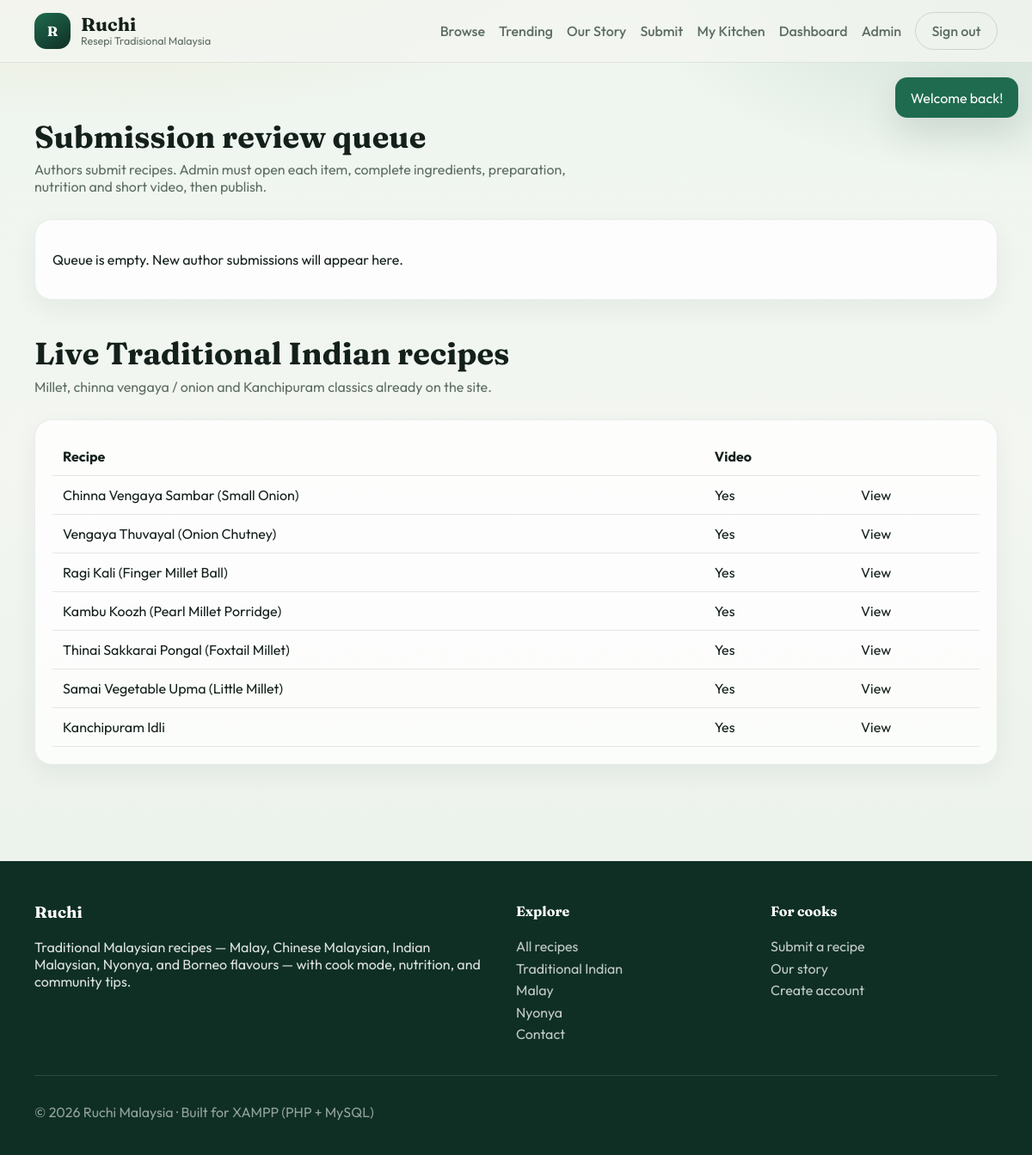
The app's page /receipe/admin/review.php (signed in) with its own data.
### tables this page shows
CREATE TABLE `recipes` (
  `id` int(10) UNSIGNED NOT NULL,
  `title` varchar(200) NOT NULL,
  `slug` varchar(220) NOT NULL,
  `description` text NOT NULL,
  `author_id` int(10) UNSIGNED NOT NULL,
  `cuisine_id` int(10) UNSIGNED NOT NULL,
  `food_type` enum('VEG','NON_VEG','VEGAN','EGGETARIAN') NOT NULL DEFAULT 'VEG',
  `meal_type` enum('BREAKFAST','LUNCH','DINNER','SNACK','DESSERT','BEVERAGE') NOT NULL DEFAULT 'DINNER',
  `difficulty` enum('EASY','MEDIUM','HARD') NOT NULL DEFAULT 'EASY',
  `prep_time_mins` int(10) UNSIGNED NOT NULL DEFAULT 15,
  `cook_time_mins` int(10) UNSIGNED NOT NULL DEFAULT 30,
  `servings` int(10) UNSIGNED NOT NULL DEFAULT 4,
  `hero_image_url` varchar(500) NOT NULL,
  `video_clip_url` varchar(500) DEFAULT NULL,
  `status` enum('DRAFT','SUBMITTED','PUBLISHED','REJECTED') NOT NULL DEFAULT 'DRAFT',
  `view_count` int(10) UNSIGNED NOT NULL DEFAULT 0,
  `cooked_count` int(10) UNSIGNED NOT NULL DEFAULT 0,
  `created_at` timestamp NOT NULL DEFAULT current_timestamp(),
  `published_at` datetime DEFAULT NULL
);

### receipe/includes/functions.php (called while the page is built, shortened)
<?php
function e(?string $value): string
{
    return htmlspecialchars((string) $value, ENT_QUOTES, 'UTF-8');
}
function url(string $path = ''): string
{
    return rtrim(APP_URL, '/') . '/' . ltrim($path, '/');
}
function get_flash(): ?array
{
    $flash = $_SESSION['flash'];
    return $flash;
}
    ?>

### receipe/config/database.php (called while the page is built, shortened)
<?php
function db(): PDO
{
    static $pdo = null;
    if ($pdo instanceof PDO) {
        return $pdo;
    }
    $dsn = 'mysql:host=' . DB_HOST . ';dbname=' . DB_NAME . ';charset=' . DB_CHARSET;
    try {
        $pdo = new PDO($dsn, DB_USER, DB_PASS, [
            PDO::ATTR_ERRMODE            => PDO::ERRMODE_EXCEPTION,
            PDO::ATTR_DEFAULT_FETCH_MODE => PDO::FETCH_ASSOC,
            PDO::ATTR_EMULATE_PREPARES   => false,
        ]);
    } catch (PDOException $e) {
        http_response_code(500);
        echo '<!DOCTYPE html><html><head><title>Database Error</title></head><body style="font-family:system-ui;padding:2rem;">';
        echo '<h1>Database connection failed</h1>';
        echo '<p>Import <code>database/schema.sql</code> then <code>database/seed.sql</code> in phpMyAdmin.</p>';
        echo '<p><small>' . htmlspecialchars($e->getMessage()) . '</small></p>';
        echo '</body></html>';
        exit;
    }
    return $pdo;
}

### receipe/includes/auth.php (called while the page is built, shortened)
<?php
function current_user(): ?array
{
    static $user = null;
    if ($user !== null) {
        return $user;
    }
    $stmt = db()->prepare('SELECT id, role, name, email, avatar_url, is_verified_author FROM users WHERE id = ?');
    $stmt->execute([(int) $_SESSION['user_id']]);
    $user = $stmt->fetch() ?: null;
    return $user;
}
function is_logged_in(): bool
{
    return current_user() !== null;
}
function require_login(): void
{
    if (!is_logged_in()) {
        flash('error', 'Please sign in to continue.');
        redirect('login.php');
    }
}
function require_role(array $roles): void
{
    require_login();
    $user = current_user();
}

### receipe/admin/review.php (the view, shortened to what this page needs)
<?php
require_role(['ADMIN', 'MODERATOR']);
$queue = db()->query(
    'SELECT r.*, u.name AS author_name, c.name AS cuisine_name,
            (SELECT COUNT(*) FROM ingredients i WHERE i.recipe_id = r.id) AS ing_count,
            (SELECT COUNT(*) FROM recipe_steps s WHERE s.recipe_id = r.id) AS step_count,
            (SELECT COUNT(*) FROM nutrition_info n WHERE n.recipe_id = r.id) AS has_nutrition
     FROM recipes r
     JOIN users u ON u.id = r.author_id
     JOIN cuisines c ON c.id = r.cuisine_id
     WHERE r.status = \'SUBMITTED\'
     ORDER BY r.created_at ASC'
)->fetchAll();
$publishedIndian = db()->query(
    'SELECT r.title, r.slug, r.video_clip_url, c.name AS cuisine_name
     FROM recipes r
     JOIN cuisines c ON c.id = r.cuisine_id
     WHERE r.status = \'PUBLISHED\' AND c.slug = \'traditional-indian\'
     ORDER BY r.published_at DESC
     LIMIT 8'
)->fetchAll();
require dirname(__DIR__) . '/includes/header.php';
?>
<section class="section">
    <div class="container">
        <div class="section__head">
            <h2>Submission review queue</h2>
            <p>Authors submit recipes. Admin must open each item, complete ingredients, preparation, nutrition and short video, then publish.</p>
        </div>
        <div class="panel" data-reveal>
            <?php if (!$queue): ?>
                <p>Queue is empty. New author submissions will appear here.</p>
            <?php endif; ?>
        </div>
        <?php if ($publishedIndian): ?>
        <div class="section__head" style="margin-top:2.5rem">
            <h2>Live Traditional Indian recipes</h2>
            <p>Millet, chinna vengaya / onion and Kanchipuram classics already on the site.</p>
        </div>
        <div class="panel" data-reveal>
            <table class="table">
                <thead><tr><th>Recipe</th><th>Video</th><th></th></tr></thead>
                <tbody>
                <?php foreach ($publishedIndian as $row): ?>
                    <tr>
                        <td><?= e($row['title']) ?></td>
                        <td><?= !empty($row['video_clip_url']) ? 'Yes' : 'No' ?></td>
                        <td><a href="<?= e(url('recipe.php?slug=' . $row['slug'])) ?>">View</a></td>
                    </tr>
                <?php endforeach; ?>
                </tbody>
            </table>
        </div>
        <?php endif; ?>
    </div>
</section>
<?php require dirname(__DIR__) . '/includes/footer.php'; ?>

### receipe/includes/header.php (shortened to what this page needs)
<?php
$user = current_user();
$flash = get_flash();
$bodyClass = $bodyClass ?? '';
?>
<!DOCTYPE html>
<html lang="en">
<head>
    <link rel="stylesheet" href="<?= e(url('assets/css/style.css')) ?>">
</head>
<body class="<?= e($bodyClass) ?>">
<header class="site-header">
    <div class="container header-inner">
        <a class="brand" href="<?= e(url('index.php')) ?>">
            <span class="brand__mark">R</span>
            <span class="brand__text">
                <strong><?= e(APP_NAME) ?></strong>
                <small><?= e(APP_TAGLINE) ?></small>
            </span>
        </a>
        <nav class="site-nav" data-site-nav>
            <a href="<?= e(url('browse.php')) ?>">Browse</a>
            <a href="<?= e(url('browse.php?sort=popular')) ?>">Trending</a>
            <a href="<?= e(url('about.php')) ?>">Our Story</a>
            <a href="<?= e(url('submit.php')) ?>">Submit</a>
            <?php if ($user): ?>
                <a href="<?= e(url('account/index.php')) ?>">My Kitchen</a>
                <?php if (in_array($user['role'], ['AUTHOR', 'ADMIN', 'MODERATOR'], true)): ?>
                    <a href="<?= e(url('author-dashboard/index.php')) ?>">Dashboard</a>
                <?php endif; ?>
                <?php if (in_array($user['role'], ['ADMIN', 'MODERATOR'], true)): ?>
                    <a href="<?= e(url('admin/index.php')) ?>">Admin</a>
                <?php endif; ?>
                <a class="btn btn--ghost" href="<?= e(url('logout.php')) ?>">Sign out</a>
            <?php else: ?>
                <a class="btn btn--ghost" href="<?= e(url('login.php')) ?>">Sign in</a>
                <a class="btn btn--primary" href="<?= e(url('register.php')) ?>">Join free</a>
            <?php endif; ?>
        </nav>
    </div>
</header>
<?php if ($flash): ?>
<div class="toast toast--<?= e($flash['type']) ?>" data-toast><?= e($flash['message']) ?></div>
<?php endif; ?>
<main id="main">

### receipe/includes/footer.php (shortened to what this page needs)
</main>
<footer class="site-footer">
    <div class="container footer-grid">
        <div>
            <h3><?= e(APP_NAME) ?></h3>
            <p>Traditional Malaysian recipes — Malay, Chinese Malaysian, Indian Malaysian, Nyonya, and Borneo flavours — with cook mode, nutrition, and community tips.</p>
        </div>
        <div>
            <h4>Explore</h4>
            <a href="<?= e(url('browse.php')) ?>">All recipes</a>
            <a href="<?= e(url('cuisine.php?slug=traditional-indian')) ?>">Traditional Indian</a>
            <a href="<?= e(url('cuisine.php?slug=malay')) ?>">Malay</a>
            <a href="<?= e(url('cuisine.php?slug=nyonya')) ?>">Nyonya</a>
            <a href="<?= e(url('contact.php')) ?>">Contact</a>
        </div>
        <div>
            <h4>For cooks</h4>
            <a href="<?= e(url('submit.php')) ?>">Submit a recipe</a>
            <a href="<?= e(url('about.php')) ?>">Our story</a>
            <a href="<?= e(url('register.php')) ?>">Create account</a>
        </div>
    </div>
    <div class="container footer-bottom">
        <p>© <?= date('Y') ?> Ruchi Malaysia · Built for XAMPP (PHP + MySQL)</p>
    </div>
</footer>
</body>
</html>

### receipe/assets/css/style.css (style rules this page uses)
:root { --bg: #f3f6f1; --bg-deep: #0f2f24; --surface: rgba(255, 255, 255, 0.78); --ink: #14201b; --muted: #5d6d64; --accent: #d4a017; --accent-deep: #b8840c; --leaf: #1f6b4f; --leaf-soft: #d8ebe2; --danger: #b42318; --radius: 18px; --shadow: 0 18px 40px rgba(15, 47, 36, 0.12); --font-display: "Fraunces", Georgia, serif; --font-body: "Outfit", sans-serif; --container: 1120px; }
*, *::before, *::after { box-sizing: border-box; }
html { scroll-behavior: smooth; }
body { margin: 0; color: var(--ink); font-family: var(--font-body); background: radial-gradient(1200px 500px at 10% -10%, rgba(212, 160, 23, 0.18), transparent 55%), radial-gradient(900px 420px at 100% 0%, rgba(31, 107, 79, 0.16), transparent 50%), linear-gradient(180deg, #eef5ef 0%, var(--bg) 40%, #e7efe8 100%); min-height: 100vh; }
a { color: inherit; text-decoration: none; }
.container { width: min(100% - 2rem, var(--container)); margin-inline: auto; }
.site-header { position: sticky; top: 0; z-index: 50; backdrop-filter: blur(14px); background: rgba(243, 246, 241, 0.82); border-bottom: 1px solid rgba(15, 47, 36, 0.08); }
.header-inner { display: flex; align-items: center; justify-content: space-between; min-height: 72px; gap: 1rem; }
.brand { display: flex; align-items: center; gap: .75rem; }
.brand__mark { width: 42px; height: 42px; border-radius: 14px; display: grid; place-items: center; background: linear-gradient(145deg, var(--leaf), #0f2f24); color: #fff; font-family: var(--font-display); font-weight: 700; }
.brand__text { display: flex; flex-direction: column; line-height: 1.1; }
.brand__text strong { font-family: var(--font-display); font-size: 1.35rem; }
.brand__text small { color: var(--muted); font-size: .78rem; }
.site-nav { display: flex; align-items: center; gap: 1rem; flex-wrap: wrap; }
.site-nav a { color: var(--muted); font-weight: 500; }
.btn { display: inline-flex; align-items: center; justify-content: center; gap: .4rem; border: 0; border-radius: 999px; padding: .7rem 1.15rem; cursor: pointer; font-weight: 600; transition: transform .2s ease, background .2s ease, box-shadow .2s ease; }
.btn--ghost { background: transparent; border: 1px solid rgba(15, 47, 36, 0.15); }
.section { padding: 4rem 0; }
.section__head { margin-bottom: 1.75rem; max-width: 40rem; }
.section__head h2 { font-family: var(--font-display); font-size: clamp(1.8rem, 3vw, 2.4rem); margin: 0 0 .4rem; }
.section__head p { margin: 0; color: var(--muted); }
.panel { background: var(--surface); border: 1px solid rgba(15, 47, 36, 0.08); border-radius: calc(var(--radius) + 2px); padding: 1.25rem; box-shadow: 0 10px 28px rgba(15, 47, 36, 0.06); }
.toast { position: fixed; top: 90px; right: 1rem; z-index: 80; background: var(--bg-deep); color: #fff; padding: .85rem 1.1rem; border-radius: 14px; box-shadow: var(--shadow); animation: toast-in .35s ease; }
.toast--success { background: var(--leaf); }
[data-reveal] { opacity: 0; transform: translateY(24px); transition: opacity .6s ease, transform .6s ease; }
[data-reveal].is-visible { opacity: 1; transform: none; }
.table { width: 100%; border-collapse: collapse; }
.table th, .table td { text-align: left; padding: .75rem; border-bottom: 1px solid rgba(15, 47, 36, 0.1); }
.site-footer { margin-top: 3rem; background: var(--bg-deep); color: rgba(255,255,255,.86); padding: 3rem 0 1.5rem; }
.footer-grid { display: grid; grid-template-columns: 2fr 1fr 1fr; gap: 2rem; margin-bottom: 2rem; }
.site-footer a { display: block; color: rgba(255,255,255,.75); margin: .35rem 0; }
.site-footer h3, .site-footer h4 { font-family: var(--font-display); margin-top: 0; color: #fff; }
.footer-bottom { border-top: 1px solid rgba(255,255,255,.12); padding-top: 1rem; color: rgba(255,255,255,.55); }

### records on screen
recipes: title "Chinna Vengaya Sambar (Small Onion)", shows "Yes"
recipes: title "Vengaya Thuvayal (Onion Chutney)", shows "Yes"
recipes: title "Ragi Kali (Finger Millet Ball)", shows "Yes"
recipes: title "Kambu Koozh (Pearl Millet Porridge)", shows "Yes"
recipes: title "Thinai Sakkarai Pongal (Foxtail Millet)", shows "Yes"
recipes: title "Samai Vegetable Upma (Little Millet)", shows "Yes"
recipes: title "Kanchipuram Idli", shows "Yes"

### other values on screen
APP_NAME "Ruchi"
APP_TAGLINE "Resepi Tradisional Malaysia"
$flash['message'] "Welcome back!"
